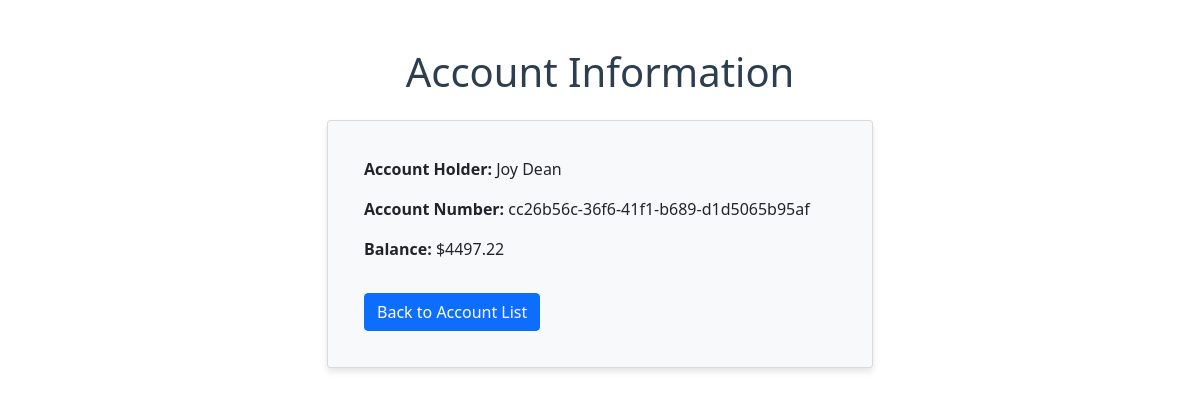
The app's page /accounts/cc26b56c-36f6-41f1-b689-d1d5065b95af/ with its own data.
### accounts/models.py (models this page shows, shortened)
class Account(models.Model):
    account_number = models.CharField(max_length=20, unique=True)
    account_holder_name = models.CharField(max_length=100)
    balance = models.DecimalField(max_digits=12, decimal_places=2)

### accounts/views.py (the view)
# urls.py: path('accounts/<str:account_number>/', account_detail, name='account-detail'),
def account_detail(request, account_number):
    account = get_object_or_404(Account, account_number=account_number)
    return render(request, 'accounts/account_detail.html', {'account': account})

### accounts/templates/accounts/account_detail.html (shortened to what this page needs)
{% extends "accounts/base.html" %}
{% block content %}
<div class="container mt-5">
    <h1 class="text-center mb-4">Account Information</h1>
    <div class="card mx-auto" style="width: 50%; background-color: #f8f9fa; box-shadow: 0px 4px 6px rgba(0, 0, 0, 0.1);">
        <div class="card-body">
            <p><strong>Account Holder:</strong> {{ account.account_holder_name }}</p>
            <p><strong>Account Number:</strong> {{ account.account_number }}</p>
            <p><strong>Balance:</strong> ${{ account.balance }}</p>
            <a href="{% url 'account-list' %}" class="btn btn-primary mt-3">Back to Account List</a>
        </div>
    </div>
</div>
{% endblock %}

### accounts/static/accounts/style.css (style rules this page uses)
body { font-family: Arial, sans-serif; background-color: #f4f4f9; color: #333; margin-top: 50px; }
h1 { text-align: center; font-size: 2em; color: #2c3e50; }
a { display: inline-block; padding: 8px 16px; background-color: #5bc0de; color: #fff; text-decoration: none; border-radius: 5px; text-align: center; transition: background-color 0.3s; }
.card { border-radius: 10px; padding: 20px; box-shadow: 0 4px 10px rgba(0, 0, 0, 0.2); }
.btn-primary { background-color: #5bc0de; border-color: #5bc0de; transition: background-color 0.3s ease; border-radius: 5px; padding: 10px 20px; }

### records on screen
Account: account_holder_name "Joy Dean", account_number "cc26b56c-36f6-41f1-b689-d1d5065b95af", balance "4497.22"
